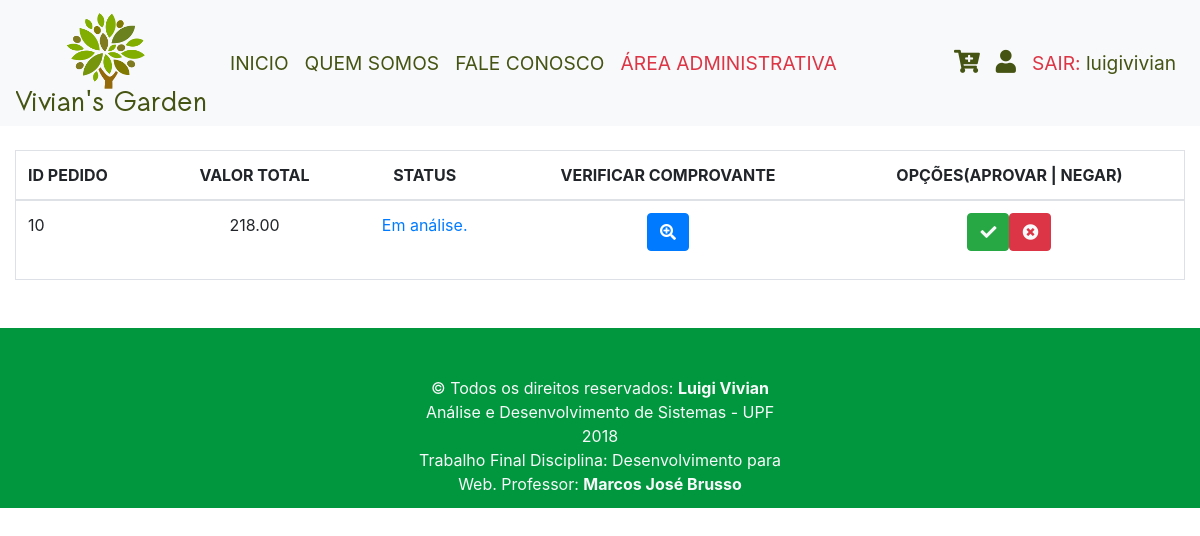
The app's page /aprovarPedidos.php (signed in) with its own data.
### tables this page shows
CREATE TABLE `pedido` (
  `id` int(11) NOT NULL,
  `valorTotal` decimal(10,2) DEFAULT NULL,
  `idUsuario` int(11) DEFAULT NULL,
  `idComprovante` int(11) DEFAULT NULL,
  `data` date DEFAULT NULL,
  `status` varchar(50) DEFAULT NULL,
  PRIMARY KEY (`id`),
  KEY `idUsuario` (`idUsuario`),
  KEY `idComprovante` (`idComprovante`),
  CONSTRAINT `pedido_ibfk_1` FOREIGN KEY (`idUsuario`) REFERENCES `usuario` (`id`),
  CONSTRAINT `pedido_ibfk_2` FOREIGN KEY (`idComprovante`) REFERENCES `comprovante` (`id`)
);

### Classes/Pedido.php (called while the page is built, shortened)
<?php
class Pedido extends DAO
{
    public function getPedidosAberto(){
        $query = parent::$db->prepare('SELECT * FROM pedido WHERE status LIKE "Em análise."');
        $query->execute();
        return $query->fetchAll(PDO::FETCH_ASSOC);
    }
}

### aprovarPedidos.php (the view, shortened to what this page needs)
<!DOCTYPE html>
<html lang="pt">
<head>
    <link rel="stylesheet" href="https://stackpath.bootstrapcdn.com/bootstrap/4.1.0/css/bootstrap.min.css">
    <link rel="stylesheet" href="https://use.fontawesome.com/releases/v5.0.10/css/all.css">
</head>
<body>
<?php
include_once 'componentes/menu.php';
include_once 'Classes/Planta.php';
include_once 'Classes/Pedido.php';
?>
<?php
$p = new Pedido();
$dados = $p->getPedidosAberto();
?>
<div class="container-fluid mt-xl-4 mb-xl-5">
    <?php if(count($dados) != 0){?>
        <div class="tabela">
            <table class="table">
                <thead>
                <tr>
                    <th scope="col" >ID PEDIDO</th>
                    <th scope="col" class="text-center">VALOR TOTAL</th>
                    <th scope="col" class="text-center">STATUS</th>
                    <th scope="col" class="text-center">VERIFICAR COMPROVANTE</th>
                    <th scope="col" class="text-center">OPÇÕES(APROVAR | NEGAR)</th>
                </tr>
                </thead>
                <tbody id="tabela">
                <?php $cont = 0;?>
                <?php foreach($dados as $key => $i){ ?>
                    <tr>
                        <td><?= $i['id'];?></td>
                        <td class="text-center"><?= $i['valorTotal'];?></td>
                        <?php if($i['status'] == "Em análise."){?>
                            <td class="text-center text-primary"><?= $i['status'];?></td>
                            <td class="text-center"><button type="button" class="btn btn-primary" data-toggle="modal" data-target="#modalPedido<?= $i['id'];?>"><i class="fa fa-search-plus"></i></button></td>
                        <?php $cont++;}?>
                        <td class="text-center"><a class="btn btn-success text-light" href="aprovarPedidos.php?op=aprovar&id=<?= $i['id'];?>" ><i class="fa fa-check"></i></a><a class="btn btn-danger text-light" href="aprovarPedidos.php?op=negar&id=<?= $i['id'];?>"><i class="fa fa-times-circle"></i></a></td>
                    </tr>
                <?php }?>
                </tbody>
            </table>
        </div>
    <?php }else{?>
        <div class="container mt-xl-4" style="height:30rem;">
            <h1 class="text-center"> OPS ! Nenhum pedido disponivel ! :(</h1>
        </div>
    <?php }?>
</div>
        <?php include_once 'componentes/footer.php';?>
</body>
</html>

### aprovarPedidos.php (style rules this page uses)
.tabela { border-left: #DDE0E6 solid 1px; border-right: #DDE0E6 solid 1px; border-bottom: #DDE0E6 solid 1px; }

### records on screen
pedido: id "10", valorTotal "218.00", status "Em análise."

### other values on screen
$_SESSION['login'] "luigivivian"
